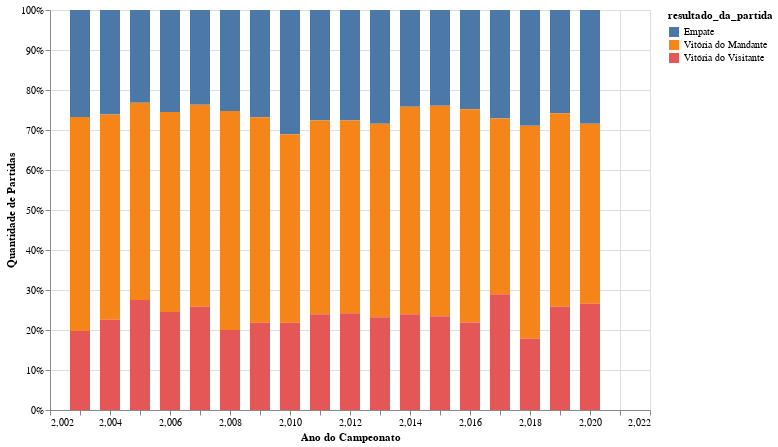

Notebook code cell kept with this figure:
### Code cell
# Fazendo gráfico de colunas empilhadas
alt.Chart(data = resultados_partidas_por_ano)\
  .mark_bar(width=20)\
  .encode(
    x=alt.X(shorthand = 'ano_campeonato',title = 'Ano do Campeonato'),
    y=alt.Y(shorthand = 'partidas', stack="normalize", title = 'Quantidade de Partidas'),
    color='resultado_da_partida',
    tooltip=['ano_campeonato', 'resultado_da_partida', 'partidas']
).properties(width=600, height=400).interactive()

### Figure 1 — Vega-Lite specification as saved in the notebook (floating-point values rounded to 4 significant figures)
{"config": {"view": {"continuousWidth": 400, "continuousHeight": 300}}, "data": {"name": "data-4bf9fe74ee06520fff7c47bbc94012dc"}, "mark": {"type": "bar", "width": 20}, "encoding": {"color": {"field": "resultado_da_partida", "type": "nominal"}, "tooltip": [{"field": "ano_campeonato", "type": "quantitative"}, {"field": "resultado_da_partida", "type": "nominal"}, {"field": "partidas", "type": "quantitative"}], "x": {"field": "ano_campeonato", "title": "Ano do Campeonato", "type": "quantitative"}, "y": {"field": "partidas", "stack": "normalize", "title": "Quantidade de Partidas", "type": "quantitative"}}, "height": 400, "selection": {"selector001": {"type": "interval", "bind": "scales", "encodings": ["x", "y"]}}, "width": 600, "$schema": "https://vega.github.io/schema/vega-lite/v4.17.0.json", "datasets": {"data-4bf9fe74ee06520fff7c47bbc94012dc": [{"ano_campeonato": 2003, "resultado_da_partida": "Empate", "partidas": 122}, {"ano_campeonato": 2003, "resultado_da_partida": "Vitória do Mandante", "partidas": 244}, {"ano_campeonato": 2003, "resultado_da_partida": "Vitória do Visitante", "partidas": 90}, {"ano_campeonato": 2004, "resultado_da_partida": "Empate", "partidas": 119}, {"ano_campeonato": 2004, "resultado_da_partida": "Vitória do Mandante", "partidas": 234}, {"ano_campeonato": 2004, "resultado_da_partida": "Vitória do Visitante", "partidas": 103}, {"ano_campeonato": 2005, "resultado_da_partida": "Empate", "partidas": 97}, {"ano_campeonato": 2005, "resultado_da_partida": "Vitória do Mandante", "partidas": 206}, {"ano_campeonato": 2005, "resultado_da_partida": "Vitória do Visitante", "partidas": 115}, {"ano_campeonato": 2006, "resultado_da_partida": "Empate", "partidas": 97}, {"ano_campeonato": 2006, "resultado_da_partida": "Vitória do Mandante", "partidas": 190}, {"ano_campeonato": 2006, "resultado_da_partida": "Vitória do Visitante", "partidas": 93}, {"ano_campeonato": 2007, "resultado_da_partida": "Empate", "partidas": 90}, {"ano_campeonato": 2007, "resultado_da_partida": "Vitória do Mandante", "partidas": 192}, {"ano_campeonato": 2007, "resultado_da_partida": "Vitória do Visitante", "partidas": 98}, {"ano_campeonato": 2008, "resultado_da_partida": "Empate", "partidas": 96}, {"ano_campeonato": 2008, "resultado_da_partida": "Vitória do Mandante", "partidas": 208}, {"ano_campeonato": 2008, "resultado_da_partida": "Vitória do Visitante", "partidas": 76}, {"ano_campeonato": 2009, "resultado_da_partida": "Empate", "partidas": 102}, {"ano_campeonato": 2009, "resultado_da_partida": "Vitória do Mandante", "partidas": 195}, {"ano_campeonato": 2009, "resultado_da_partida": "Vitória do Visitante", "partidas": 83}, {"ano_campeonato": 2010, "resultado_da_partida": "Empate", "partidas": 118}, {"ano_campeonato": 2010, "resultado_da_partida": "Vitória do Mandante", "partidas": 179}, {"ano_campeonato": 2010, "resultado_da_partida": "Vitória do Visitante", "partidas": 83}, {"ano_campeonato": 2011, "resultado_da_partida": "Empate", "partidas": 105}, {"ano_campeonato": 2011, "resultado_da_partida": "Vitória do Mandante", "partidas": 184}, {"ano_campeonato": 2011, "resultado_da_partida": "Vitória do Visitante", "partidas": 91}, {"ano_campeonato": 2012, "resultado_da_partida": "Empate", "partidas": 105}, {"ano_campeonato": 2012, "resultado_da_partida": "Vitória do Mandante", "partidas": 183}, {"ano_campeonato": 2012, "resultado_da_partida": "Vitória do Visitante", "partidas": 92}, {"ano_campeonato": 2013, "resultado_da_partida": "Empate", "partidas": 108}, {"ano_campeonato": 2013, "resultado_da_partida": "Vitória do Mandante", "partidas": 184}, {"ano_campeonato": 2013, "resultado_da_partida": "Vitória do Visitante", "partidas": 88}, {"ano_campeonato": 2014, "resultado_da_partida": "Empate", "partidas": 92}, {"ano_campeonato": 2014, "resultado_da_partida": "Vitória do Mandante", "partidas": 197}, {"ano_campeonato": 2014, "resultado_da_partida": "Vitória do Visitante", "partidas": 91}, {"ano_campeonato": 2015, "resultado_da_partida": "Empate", "partidas": 91}, {"ano_campeonato": 2015, "resultado_da_partida": "Vitória do Mandante", "partidas": 200}, {"ano_campeonato": 2015, "resultado_da_partida": "Vitória do Visitante", "partidas": 89}, {"ano_campeonato": 2016, "resultado_da_partida": "Empate", "partidas": 94}, {"ano_campeonato": 2016, "resultado_da_partida": "Vitória do Mandante", "partidas": 202}, {"ano_campeonato": 2016, "resultado_da_partida": "Vitória do Visitante", "partidas": 83}, {"ano_campeonato": 2017, "resultado_da_partida": "Empate", "partidas": 103}, {"ano_campeonato": 2017, "resultado_da_partida": "Vitória do Mandante", "partidas": 167}, {"ano_campeonato": 2017, "resultado_da_partida": "Vitória do Visitante", "partidas": 110}, {"ano_campeonato": 2018, "resultado_da_partida": "Empate", "partidas": 110}, {"ano_campeonato": 2018, "resultado_da_partida": "Vitória do Mandante", "partidas": 202}, {"ano_campeonato": 2018, "resultado_da_partida": "Vitória do Visitante", "partidas": 68}, {"ano_campeonato": 2019, "resultado_da_partida": "Empate", "partidas": 98}, {"ano_campeonato": 2019, "resultado_da_partida": "Vitória do Mandante", "partidas": 184}, {"ano_campeonato": 2019, "resultado_da_partida": "Vitória do Visitante", "partidas": 98}, {"ano_campeonato": 2020, "resultado_da_partida": "Empate", "partidas": 108}, {"ano_campeonato": 2020, "resultado_da_partida": "Vitória do Mandante", "partidas": 171}, {"ano_campeonato": 2020, "resultado_da_partida": "Vitória do Visitante", "partidas": 101}]}}
